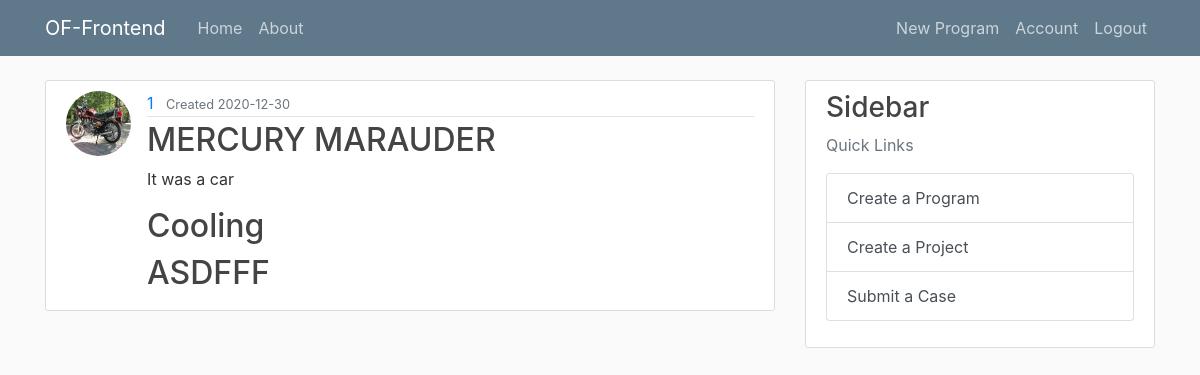
Page /programs/1 (signed in) on the committed database.
### flask_website/models.py (models this page shows, shortened)
class User(db.Model, UserMixin):
    __tablename__ = "user"
    id = db.Column(db.Integer, primary_key=True)
    username = db.Column(db.String(20), unique=True, nullable=False)
    email = db.Column(db.String(120), unique=True, nullable=False)
    image_file = db.Column(db.String(20), default="default.jpg")
    password = db.Column(db.String(60), nullable=False)
    create_program = db.relationship("Program", backref="creator", lazy=True)

class Program(db.Model):
    __tablename__ = "program"
    id = db.Column(db.Integer, primary_key=True)
    name = db.Column(db.String(20), unique=True, nullable=False)
    description = db.Column(db.Text, unique=False, nullable=False)
    created_date = db.Column(db.DateTime, nullable=False, default=datetime.utcnow)
    created_by = db.Column(db.Integer, db.ForeignKey("user.id"), nullable=False)
    project = db.relationship("Project", back_populates="program")  # forward

class Project(db.Model):
    __tablename__ = "project"
    id = db.Column(db.Integer, primary_key=True)
    name = db.Column(db.String(20), unique=True, nullable=False)
    description = db.Column(db.Text, unique=False, nullable=False)
    created_date = db.Column(
        db.DateTime, nullable=False, default=datetime.utcnow
    )  # auto
    created_by = db.Column(db.Integer, db.ForeignKey("user.id"), nullable=False)
    program_id = db.Column(db.Integer, db.ForeignKey("program.id"), nullable=False)
    program = db.relationship("Program", back_populates="project")
    case = db.relationship("Case", back_populates="project")  # forward

### flask_website/routes.py (the view)
@app.route("/programs/<int:program_id>")
@login_required
def programs(program_id):
    program = Program.query.get_or_404(program_id)
    projects = program.project
    return render_template(
        "program.html", title=program.name, program=program, projects=projects
    )

### flask_website/models.py (called while the page is built)
@login_manager.user_loader
def load_user(user_id):
    return User.query.get(int(user_id))

### flask_website/templates/program.html
{% extends "layout.html" %}
{% block content %}
        <article class="media content-section">
          <img class = "rounded-circle article-img", src="{{ url_for('static', filename = 'profile_pics/' + program.creator.image_file) }}">
          <div class="media-body">
            <div class="article-metadata">
              <a class="mr-2" href="#">{{ program.created_by }}</a>
              <small class="text-muted"> Created {{ program.created_date.strftime('%Y-%m-%d') }}</small>
            </div>
            <h2 class="article-title">{{ program.name }}</h2>
            <p class="article-content">{{ program.description }}</p>
            {% for project in projects %}
              <div class="media-body">
                <h2><a class="article-title" href="{{ url_for('project', program_id = program.id, project_id = project.id) }}">{{ project.name }}</a></h2>
              </div>
            {% endfor %}
          </div>
        </article>
{% endblock content %}

### flask_website/static/main.css (style rules this page uses)
body { background: #fafafa; color: #333333; margin-top: 5rem; }
h1, h2, h3, h4, h5, h6 { color: #444444; }
.content-section { background: #ffffff; padding: 10px 20px; border: 1px solid #dddddd; border-radius: 3px; margin-bottom: 20px; }
.article-title { color: #444444; }
.article-content { white-space: pre-line; }
.article-img { height: 65px; width: 65px; margin-right: 16px; }
.article-metadata { padding-bottom: 1px; margin-bottom: 4px; border-bottom: 1px solid #e3e3e3 }

### rows in the picture
User: image_file (placeholder picture)
Program: created_by "1", created_date "2020-12-30", name "MERCURY MARAUDER", description "It was a car"
Project: name "Cooling"
Project: name "ASDFFF"
